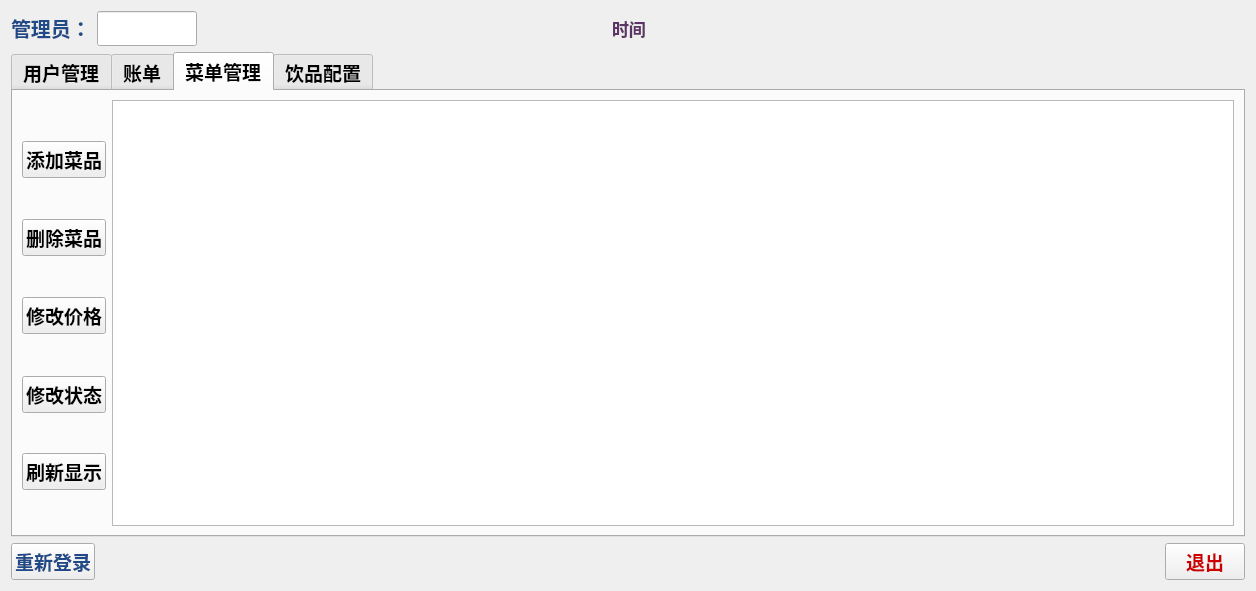
<?xml version="1.0" encoding="UTF-8"?>
<ui version="4.0">
 <class>childdorm</class>
 <widget class="QWidget" name="childdorm">
  <property name="geometry">
   <rect>
    <x>0</x>
    <y>0</y>
    <width>1256</width>
    <height>591</height>
   </rect>
  </property>
  <property name="maximumSize">
   <size>
    <width>1300</width>
    <height>700</height>
   </size>
  </property>
  <property name="windowTitle">
   <string>Form</string>
  </property>
  <layout class="QGridLayout" name="gridLayout_5">
   <item row="0" column="0">
    <layout class="QHBoxLayout" name="horizontalLayout_2">
     <item>
      <layout class="QHBoxLayout" name="horizontalLayout">
       <item>
        <widget class="QLabel" name="label">
         <property name="font">
          <font>
           <family>AR PL UKai CN</family>
           <pointsize>15</pointsize>
           <weight>75</weight>
           <bold>true</bold>
          </font>
         </property>
         <property name="text">
          <string>&lt;html&gt;&lt;head/&gt;&lt;body&gt;&lt;p&gt;&lt;span style=&quot; color:#204a87;&quot;&gt;管理员：&lt;/span&gt;&lt;/p&gt;&lt;/body&gt;&lt;/html&gt;</string>
         </property>
        </widget>
       </item>
       <item>
        <widget class="QLineEdit" name="lineEdit">
         <property name="maximumSize">
          <size>
           <width>100</width>
           <height>16777215</height>
          </size>
         </property>
         <property name="font">
          <font>
           <family>AR PL UKai CN</family>
           <pointsize>14</pointsize>
           <weight>75</weight>
           <bold>true</bold>
          </font>
         </property>
         <property name="styleSheet">
          <string notr="true">color: rgb(32, 74, 135);</string>
         </property>
         <property name="readOnly">
          <bool>true</bool>
         </property>
        </widget>
       </item>
       <item>
        <spacer name="horizontalSpacer_2">
         <property name="orientation">
          <enum>Qt::Horizontal</enum>
         </property>
         <property name="sizeHint" stdset="0">
          <size>
           <width>40</width>
           <height>20</height>
          </size>
         </property>
        </spacer>
       </item>
      </layout>
     </item>
     <item>
      <widget class="QLabel" name="label_3">
       <property name="font">
        <font>
         <family>AR PL UKai CN</family>
         <pointsize>13</pointsize>
         <weight>75</weight>
         <bold>true</bold>
        </font>
       </property>
       <property name="text">
        <string>&lt;html&gt;&lt;head/&gt;&lt;body&gt;&lt;p&gt;&lt;span style=&quot; color:#5c3566;&quot;&gt;时间            &lt;/span&gt;&lt;/p&gt;&lt;/body&gt;&lt;/html&gt;</string>
       </property>
      </widget>
     </item>
     <item>
      <spacer name="horizontalSpacer_3">
       <property name="orientation">
        <enum>Qt::Horizontal</enum>
       </property>
       <property name="sizeHint" stdset="0">
        <size>
         <width>40</width>
         <height>20</height>
        </size>
       </property>
      </spacer>
     </item>
    </layout>
   </item>
   <item row="2" column="0">
    <layout class="QHBoxLayout" name="horizontalLayout_3">
     <item>
      <widget class="QPushButton" name="pushButton">
       <property name="font">
        <font>
         <family>AR PL UKai CN</family>
         <pointsize>14</pointsize>
         <weight>75</weight>
         <bold>true</bold>
        </font>
       </property>
       <property name="styleSheet">
        <string notr="true">color: rgb(32, 74, 135);</string>
       </property>
       <property name="text">
        <string>重新登录</string>
       </property>
       <property name="icon">
        <iconset resource="image.qrc">
         <normaloff>:/image/10.png</normaloff>:/image/10.png</iconset>
       </property>
      </widget>
     </item>
     <item>
      <spacer name="horizontalSpacer">
       <property name="orientation">
        <enum>Qt::Horizontal</enum>
       </property>
       <property name="sizeHint" stdset="0">
        <size>
         <width>40</width>
         <height>20</height>
        </size>
       </property>
      </spacer>
     </item>
     <item>
      <widget class="QPushButton" name="pushButton_2">
       <property name="font">
        <font>
         <family>AR PL UKai CN</family>
         <pointsize>14</pointsize>
         <weight>75</weight>
         <bold>true</bold>
        </font>
       </property>
       <property name="styleSheet">
        <string notr="true">color: rgb(204, 0, 0);</string>
       </property>
       <property name="text">
        <string>退出</string>
       </property>
       <property name="icon">
        <iconset resource="image.qrc">
         <normaloff>:/image/12.png</normaloff>:/image/12.png</iconset>
       </property>
      </widget>
     </item>
    </layout>
   </item>
   <item row="1" column="0">
    <widget class="QTabWidget" name="tabWidget">
     <property name="font">
      <font>
       <family>AR PL UKai CN</family>
       <pointsize>14</pointsize>
       <weight>75</weight>
       <bold>true</bold>
      </font>
     </property>
     <property name="currentIndex">
      <number>2</number>
     </property>
     <widget class="QWidget" name="tab">
      <attribute name="icon">
       <iconset resource="image.qrc">
        <normaloff>:/image/34.png</normaloff>:/image/34.png</iconset>
      </attribute>
      <attribute name="title">
       <string>用户管理</string>
      </attribute>
      <layout class="QGridLayout" name="gridLayout">
       <item row="0" column="0">
        <spacer name="verticalSpacer_4">
         <property name="orientation">
          <enum>Qt::Vertical</enum>
         </property>
         <property name="sizeHint" stdset="0">
          <size>
           <width>20</width>
           <height>37</height>
          </size>
         </property>
        </spacer>
       </item>
       <item row="0" column="1" rowspan="11">
        <widget class="QTableWidget" name="tableWidget"/>
       </item>
       <item row="1" column="0">
        <widget class="QPushButton" name="pushButton_3">
         <property name="font">
          <font>
           <family>AR PL UKai CN</family>
           <pointsize>14</pointsize>
           <weight>75</weight>
           <bold>true</bold>
          </font>
         </property>
         <property name="styleSheet">
          <string notr="true">image: url(:/image/2.png);</string>
         </property>
         <property name="text">
          <string>添加用户</string>
         </property>
         <property name="icon">
          <iconset resource="image.qrc">
           <normaloff>:/image/3.png</normaloff>:/image/3.png</iconset>
         </property>
        </widget>
       </item>
       <item row="2" column="0">
        <spacer name="verticalSpacer_5">
         <property name="orientation">
          <enum>Qt::Vertical</enum>
         </property>
         <property name="sizeHint" stdset="0">
          <size>
           <width>20</width>
           <height>36</height>
          </size>
         </property>
        </spacer>
       </item>
       <item row="3" column="0">
        <widget class="QPushButton" name="pushButton_4">
         <property name="text">
          <string>删除用户</string>
         </property>
         <property name="icon">
          <iconset resource="image.qrc">
           <normaloff>:/image/4.png</normaloff>:/image/4.png</iconset>
         </property>
        </widget>
       </item>
       <item row="4" column="0">
        <spacer name="verticalSpacer_6">
         <property name="orientation">
          <enum>Qt::Vertical</enum>
         </property>
         <property name="sizeHint" stdset="0">
          <size>
           <width>20</width>
           <height>37</height>
          </size>
         </property>
        </spacer>
       </item>
       <item row="5" column="0">
        <widget class="QPushButton" name="pushButton_5">
         <property name="text">
          <string>修改密码</string>
         </property>
         <property name="icon">
          <iconset resource="image.qrc">
           <normaloff>:/image/6.png</normaloff>:/image/6.png</iconset>
         </property>
        </widget>
       </item>
       <item row="6" column="0">
        <spacer name="verticalSpacer_7">
         <property name="orientation">
          <enum>Qt::Vertical</enum>
         </property>
         <property name="sizeHint" stdset="0">
          <size>
           <width>20</width>
           <height>37</height>
          </size>
         </property>
        </spacer>
       </item>
       <item row="7" column="0">
        <widget class="QPushButton" name="pushButton_6">
         <property name="text">
          <string>修改权限</string>
         </property>
         <property name="icon">
          <iconset resource="image.qrc">
           <normaloff>:/image/9.png</normaloff>:/image/9.png</iconset>
         </property>
        </widget>
       </item>
       <item row="8" column="0">
        <spacer name="verticalSpacer_8">
         <property name="orientation">
          <enum>Qt::Vertical</enum>
         </property>
         <property name="sizeHint" stdset="0">
          <size>
           <width>20</width>
           <height>36</height>
          </size>
         </property>
        </spacer>
       </item>
       <item row="9" column="0">
        <widget class="QPushButton" name="pushButton_7">
         <property name="text">
          <string>刷新显示</string>
         </property>
         <property name="icon">
          <iconset resource="image.qrc">
           <normaloff>:/image/11.png</normaloff>:/image/11.png</iconset>
         </property>
        </widget>
       </item>
       <item row="10" column="0">
        <spacer name="verticalSpacer_9">
         <property name="orientation">
          <enum>Qt::Vertical</enum>
         </property>
         <property name="sizeHint" stdset="0">
          <size>
           <width>20</width>
           <height>37</height>
          </size>
         </property>
        </spacer>
       </item>
      </layout>
      <zorder>pushButton_4</zorder>
      <zorder>pushButton_5</zorder>
      <zorder>pushButton_6</zorder>
      <zorder>pushButton_7</zorder>
      <zorder>pushButton_3</zorder>
      <zorder>tableWidget</zorder>
      <zorder>verticalSpacer_4</zorder>
      <zorder>verticalSpacer_5</zorder>
      <zorder>verticalSpacer_6</zorder>
      <zorder>verticalSpacer_7</zorder>
      <zorder>verticalSpacer_8</zorder>
      <zorder>verticalSpacer_9</zorder>
     </widget>
     <widget class="QWidget" name="tab_2">
      <attribute name="icon">
       <iconset resource="image.qrc">
        <normaloff>:/image/35.png</normaloff>:/image/35.png</iconset>
      </attribute>
      <attribute name="title">
       <string>账单</string>
      </attribute>
      <layout class="QGridLayout" name="gridLayout_2">
       <item row="0" column="0">
        <spacer name="verticalSpacer">
         <property name="orientation">
          <enum>Qt::Vertical</enum>
         </property>
         <property name="sizeHint" stdset="0">
          <size>
           <width>20</width>
           <height>118</height>
          </size>
         </property>
        </spacer>
       </item>
       <item row="0" column="1" rowspan="5">
        <widget class="QTableWidget" name="tableWidget_2"/>
       </item>
       <item row="1" column="0">
        <widget class="QPushButton" name="pushButton_18">
         <property name="text">
          <string>账单详情</string>
         </property>
         <property name="icon">
          <iconset resource="image.qrc">
           <normaloff>:/image/46.png</normaloff>:/image/46.png</iconset>
         </property>
        </widget>
       </item>
       <item row="2" column="0">
        <spacer name="verticalSpacer_2">
         <property name="orientation">
          <enum>Qt::Vertical</enum>
         </property>
         <property name="sizeHint" stdset="0">
          <size>
           <width>20</width>
           <height>119</height>
          </size>
         </property>
        </spacer>
       </item>
       <item row="3" column="0">
        <widget class="QPushButton" name="pushButton_19">
         <property name="text">
          <string>刷新账单</string>
         </property>
         <property name="icon">
          <iconset resource="image.qrc">
           <normaloff>:/image/29.png</normaloff>:/image/29.png</iconset>
         </property>
        </widget>
       </item>
       <item row="4" column="0">
        <spacer name="verticalSpacer_3">
         <property name="orientation">
          <enum>Qt::Vertical</enum>
         </property>
         <property name="sizeHint" stdset="0">
          <size>
           <width>20</width>
           <height>118</height>
          </size>
         </property>
        </spacer>
       </item>
      </layout>
     </widget>
     <widget class="QWidget" name="tab_3">
      <attribute name="icon">
       <iconset resource="image.qrc">
        <normaloff>:/image/32.png</normaloff>:/image/32.png</iconset>
      </attribute>
      <attribute name="title">
       <string>菜单管理</string>
      </attribute>
      <layout class="QGridLayout" name="gridLayout_3">
       <item row="0" column="0">
        <spacer name="verticalSpacer_10">
         <property name="orientation">
          <enum>Qt::Vertical</enum>
         </property>
         <property name="sizeHint" stdset="0">
          <size>
           <width>20</width>
           <height>37</height>
          </size>
         </property>
        </spacer>
       </item>
       <item row="0" column="1" rowspan="11">
        <widget class="QTableWidget" name="tableWidget_3"/>
       </item>
       <item row="1" column="0">
        <widget class="QPushButton" name="pushButton_8">
         <property name="text">
          <string>添加菜品</string>
         </property>
         <property name="icon">
          <iconset resource="image.qrc">
           <normaloff>:/image/19.png</normaloff>:/image/19.png</iconset>
         </property>
        </widget>
       </item>
       <item row="2" column="0">
        <spacer name="verticalSpacer_11">
         <property name="orientation">
          <enum>Qt::Vertical</enum>
         </property>
         <property name="sizeHint" stdset="0">
          <size>
           <width>20</width>
           <height>36</height>
          </size>
         </property>
        </spacer>
       </item>
       <item row="3" column="0">
        <widget class="QPushButton" name="pushButton_9">
         <property name="text">
          <string>删除菜品</string>
         </property>
         <property name="icon">
          <iconset resource="image.qrc">
           <normaloff>:/image/14.png</normaloff>:/image/14.png</iconset>
         </property>
        </widget>
       </item>
       <item row="4" column="0">
        <spacer name="verticalSpacer_12">
         <property name="orientation">
          <enum>Qt::Vertical</enum>
         </property>
         <property name="sizeHint" stdset="0">
          <size>
           <width>20</width>
           <height>37</height>
          </size>
         </property>
        </spacer>
       </item>
       <item row="5" column="0">
        <widget class="QPushButton" name="pushButton_10">
         <property name="text">
          <string>修改价格</string>
         </property>
         <property name="icon">
          <iconset resource="image.qrc">
           <normaloff>:/image/7.png</normaloff>:/image/7.png</iconset>
         </property>
        </widget>
       </item>
       <item row="6" column="0">
        <spacer name="verticalSpacer_13">
         <property name="orientation">
          <enum>Qt::Vertical</enum>
         </property>
         <property name="sizeHint" stdset="0">
          <size>
           <width>20</width>
           <height>37</height>
          </size>
         </property>
        </spacer>
       </item>
       <item row="7" column="0">
        <widget class="QPushButton" name="pushButton_11">
         <property name="text">
          <string>修改状态</string>
         </property>
         <property name="icon">
          <iconset resource="image.qrc">
           <normaloff>:/image/26.png</normaloff>:/image/26.png</iconset>
         </property>
        </widget>
       </item>
       <item row="8" column="0">
        <spacer name="verticalSpacer_14">
         <property name="orientation">
          <enum>Qt::Vertical</enum>
         </property>
         <property name="sizeHint" stdset="0">
          <size>
           <width>20</width>
           <height>36</height>
          </size>
         </property>
        </spacer>
       </item>
       <item row="9" column="0">
        <widget class="QPushButton" name="pushButton_12">
         <property name="text">
          <string>刷新显示</string>
         </property>
         <property name="icon">
          <iconset resource="image.qrc">
           <normaloff>:/image/29.png</normaloff>:/image/29.png</iconset>
         </property>
        </widget>
       </item>
       <item row="10" column="0">
        <spacer name="verticalSpacer_15">
         <property name="orientation">
          <enum>Qt::Vertical</enum>
         </property>
         <property name="sizeHint" stdset="0">
          <size>
           <width>20</width>
           <height>37</height>
          </size>
         </property>
        </spacer>
       </item>
      </layout>
     </widget>
     <widget class="QWidget" name="tab_4">
      <attribute name="icon">
       <iconset resource="image.qrc">
        <normaloff>:/image/36.png</normaloff>:/image/36.png</iconset>
      </attribute>
      <attribute name="title">
       <string>饮品配置</string>
      </attribute>
      <layout class="QGridLayout" name="gridLayout_4">
       <item row="0" column="0">
        <spacer name="verticalSpacer_16">
         <property name="orientation">
          <enum>Qt::Vertical</enum>
         </property>
         <property name="sizeHint" stdset="0">
          <size>
           <width>20</width>
           <height>37</height>
          </size>
         </property>
        </spacer>
       </item>
       <item row="0" column="1" rowspan="11">
        <widget class="QTableWidget" name="tableWidget_4"/>
       </item>
       <item row="1" column="0">
        <widget class="QPushButton" name="pushButton_13">
         <property name="text">
          <string>添加饮品</string>
         </property>
         <property name="icon">
          <iconset resource="image.qrc">
           <normaloff>:/image/19.png</normaloff>:/image/19.png</iconset>
         </property>
        </widget>
       </item>
       <item row="2" column="0">
        <spacer name="verticalSpacer_17">
         <property name="orientation">
          <enum>Qt::Vertical</enum>
         </property>
         <property name="sizeHint" stdset="0">
          <size>
           <width>20</width>
           <height>36</height>
          </size>
         </property>
        </spacer>
       </item>
       <item row="3" column="0">
        <widget class="QPushButton" name="pushButton_14">
         <property name="text">
          <string>删除饮品</string>
         </property>
         <property name="icon">
          <iconset resource="image.qrc">
           <normaloff>:/image/14.png</normaloff>:/image/14.png</iconset>
         </property>
        </widget>
       </item>
       <item row="4" column="0">
        <spacer name="verticalSpacer_18">
         <property name="orientation">
          <enum>Qt::Vertical</enum>
         </property>
         <property name="sizeHint" stdset="0">
          <size>
           <width>20</width>
           <height>37</height>
          </size>
         </property>
        </spacer>
       </item>
       <item row="5" column="0">
        <widget class="QPushButton" name="pushButton_15">
         <property name="text">
          <string>修改价格</string>
         </property>
         <property name="icon">
          <iconset resource="image.qrc">
           <normaloff>:/image/7.png</normaloff>:/image/7.png</iconset>
         </property>
        </widget>
       </item>
       <item row="6" column="0">
        <spacer name="verticalSpacer_19">
         <property name="orientation">
          <enum>Qt::Vertical</enum>
         </property>
         <property name="sizeHint" stdset="0">
          <size>
           <width>20</width>
           <height>37</height>
          </size>
         </property>
        </spacer>
       </item>
       <item row="7" column="0">
        <widget class="QPushButton" name="pushButton_16">
         <property name="text">
          <string>修改状态</string>
         </property>
         <property name="icon">
          <iconset resource="image.qrc">
           <normaloff>:/image/26.png</normaloff>:/image/26.png</iconset>
         </property>
        </widget>
       </item>
       <item row="8" column="0">
        <spacer name="verticalSpacer_20">
         <property name="orientation">
          <enum>Qt::Vertical</enum>
         </property>
         <property name="sizeHint" stdset="0">
          <size>
           <width>20</width>
           <height>36</height>
          </size>
         </property>
        </spacer>
       </item>
       <item row="9" column="0">
        <widget class="QPushButton" name="pushButton_17">
         <property name="text">
          <string>刷新显示</string>
         </property>
         <property name="icon">
          <iconset resource="image.qrc">
           <normaloff>:/image/29.png</normaloff>:/image/29.png</iconset>
         </property>
        </widget>
       </item>
       <item row="10" column="0">
        <spacer name="verticalSpacer_21">
         <property name="orientation">
          <enum>Qt::Vertical</enum>
         </property>
         <property name="sizeHint" stdset="0">
          <size>
           <width>20</width>
           <height>37</height>
          </size>
         </property>
        </spacer>
       </item>
      </layout>
     </widget>
    </widget>
   </item>
  </layout>
 </widget>
 <resources>
  <include location="image.qrc"/>
 </resources>
 <connections/>
</ui>
